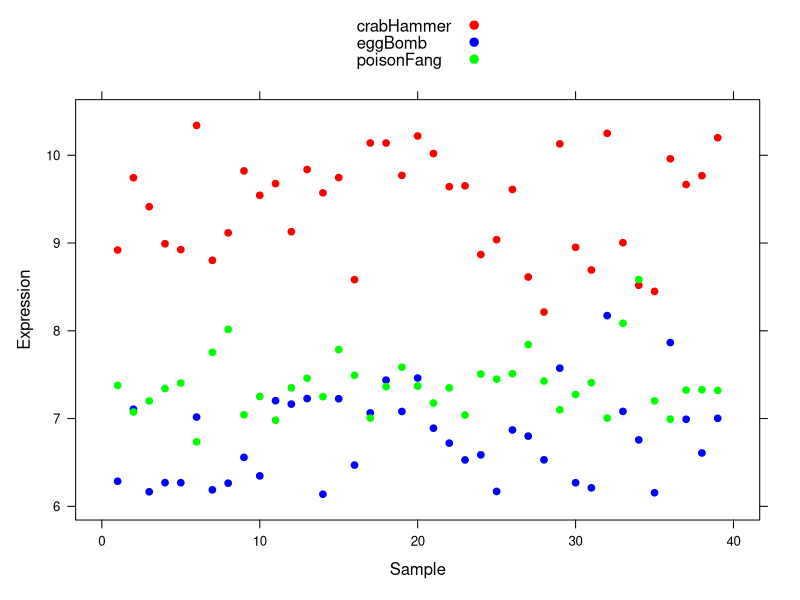

Source code (R):
## ---- chunk 1
prDat <- read.table("GSE4051_MINI.txt", header = TRUE, row.names = 1)
str(prDat)
## ---- chunk 2
table(prDat[,c("devStage", "gType")])
## ---- chunk 3
library(lattice)
col.scheme <- c("red", "blue", "green")
xyplot(
  crabHammer + eggBomb + poisonFang ~ sample,
  data = prDat,
  col = col.scheme,
  pch = 19,
  xlab = "Sample",
  ylab = "Expression",
  key = list(
    space = "top",
    text = list(c("crabHammer", "eggBomb", "poisonFang")),
    points = list(col = col.scheme, pch = 19)
  )
)
